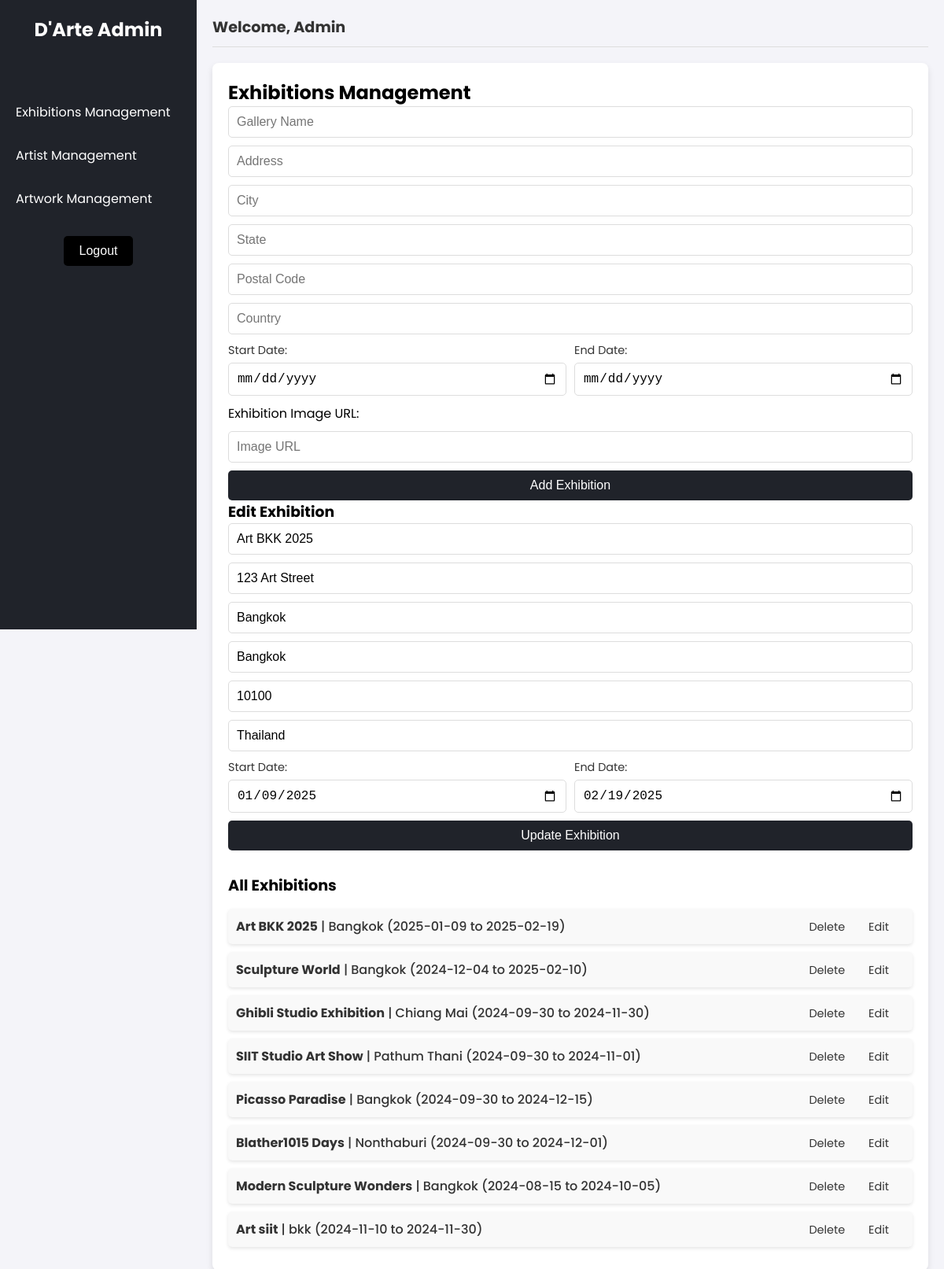
Screenshot of /profile/admin/admin.php?edit_exhibition_id=1 with the database file from the repository.
### tables this page shows
CREATE TABLE `Exhibition` (
  `exhibition_id` int NOT NULL,
  `gallery_name` varchar(100) DEFAULT NULL,
  `address` varchar(255) DEFAULT NULL,
  `city` varchar(50) DEFAULT NULL,
  `state` varchar(50) DEFAULT NULL,
  `postal_code` varchar(20) DEFAULT NULL,
  `country` varchar(50) DEFAULT NULL,
  `e_start_date` date DEFAULT NULL,
  `e_end_date` date DEFAULT NULL,
  `admin_id` int NOT NULL,
  `exhibition_image` varchar(255) DEFAULT NULL
);

### profile/admin/admin.php (the view, shortened to what this page needs)
<?php
include '../../connect.php';
$edit_exhibition = null;
if (isset($_GET['edit_exhibition_id'])) {
    $edit_id = $_GET['edit_exhibition_id'];
    $stmt = $pdo->prepare("CALL read_exhibition(?)");
    $stmt->execute([$edit_id]);
    $edit_exhibition = $stmt->fetch(PDO::FETCH_ASSOC);
}
?>
<!DOCTYPE html>
<html lang="en">
<head>
    <link rel="stylesheet" href="admin.css">
    <link href="https://cdnjs.cloudflare.com/ajax/libs/font-awesome/6.2.1/css/all.min.css" rel="stylesheet">
</head>
<body>
    <aside class="sidebar">
        <div class="logo">
            <h2>D'Arte Admin</h2>
        </div>
        <nav class="nav-menu">
            <a href="#exhibitions-management" onclick="showSection('exhibitions-management')">Exhibitions Management</a>
            <a href="#artist-management" onclick="showSection('artist-management')">Artist Management</a>
            <a href="#artwork-management" onclick="showSection('artwork-management')">Artwork Management</a>
            <div class="au-logout-container">
                <form action="../../login/logout.php" method="POST">
                    <button type="submit" class="btn">Logout</button>
                </form>
            </div>
        </nav>
    </aside>
    <main class="main-content">
        <header class="main-header">
            <h2>Welcome, Admin</h2>
        </header>
        <section id="exhibitions-management" class="content-section">
            <h2>Exhibitions Management</h2>
            <form action="admin.php" method="post" class="form-grid">
                <input type="text" name="gallery_name" placeholder="Gallery Name" required>
                <input type="text" name="address" placeholder="Address" required>
                <input type="text" name="city" placeholder="City" required>
                <input type="text" name="state" placeholder="State" required>
                <input type="text" name="postal_code" placeholder="Postal Code" required>
                <input type="text" name="country" placeholder="Country" required>
                <div class="date-group">
                    <label for="e_start_date">Start Date:</label>
                    <input type="date" id="e_start_date" name="e_start_date" required>
                </div>
                <div class="date-group">
                    <label for="e_end_date">End Date:</label>
                    <input type="date" id="e_end_date" name="e_end_date" required>
                </div>
                <label for="exhibition_image">Exhibition Image URL:</label>
                <input type="text" id="exhibition_image" name="exhibition_image" placeholder="Image URL" required>
                <button type="submit" name="add_exhibition">Add Exhibition</button>
            </form>
            <?php if ($edit_exhibition): ?>
                <div class="edit-exhibition">
                    <h3>Edit Exhibition</h3>
                    <form action="admin.php" method="post" class="form-grid">
                        <input type="text" name="gallery_name" placeholder="Gallery Name" value="<?= htmlspecialchars($edit_exhibition['gallery_name']) ?>" required>
                        <input type="text" name="address" placeholder="Address" value="<?= htmlspecialchars($edit_exhibition['address']) ?>" required>
                        <input type="text" name="city" placeholder="City" value="<?= htmlspecialchars($edit_exhibition['city']) ?>" required>
                        <input type="text" name="state" placeholder="State" value="<?= htmlspecialchars($edit_exhibition['state']) ?>" required>
                        <input type="text" name="postal_code" placeholder="Postal Code" value="<?= htmlspecialchars($edit_exhibition['postal_code']) ?>" required>
                        <input type="text" name="country" placeholder="Country" value="<?= htmlspecialchars($edit_exhibition['country']) ?>" required>
                        <div class="date-group">
                            <label for="e_start_date">Start Date:</label>
                            <input type="date" id="e_start_date" name="e_start_date" value="<?= $edit_exhibition['e_start_date'] ?>" required>
                        </div>
                        <div class="date-group">
                            <label for="e_end_date">End Date:</label>
                            <input type="date" id="e_end_date" name="e_end_date" value="<?= $edit_exhibition['e_end_date'] ?>" required>
                        </div>
                        <button type="submit" name="update_exhibition">Update Exhibition</button>
                    </form>
                </div>
            <?php endif; ?>
            <div class="exhibitions-list">
                <h3>All Exhibitions</h3>
                <ul>
                    <?php
                    $result = $pdo->query("SELECT * FROM Exhibition");
                    while ($row = $result->fetch(PDO::FETCH_ASSOC)) {
                        echo "<li>";
                        echo "<span><strong>{$row['gallery_name']}</strong> | {$row['city']} ({$row['e_start_date']} to {$row['e_end_date']})</span>";
                        echo "<div class='actions'>";
                        echo "<a href='admin.php?delete_exhibition_id={$row['exhibition_id']}' class='delete-btn' onclick=\"return confirm('Are you sure you want to delete this exhibition?')\">Delete</a>";
                        echo "<a href='admin.php?edit_exhibition_id={$row['exhibition_id']}' class='edit-btn'>Edit</a>";
                        echo "</div>";
                        echo "</li>";
                    }
                    ?>
                </ul>
            </div>
        </section>
    </main>
</body>
</html>

### profile/admin/admin.css (style rules this page uses)
* { margin: 0; padding: 0; box-sizing: border-box; }
body { font-family: 'Poppins', sans-serif; background-color: #f4f4f9; display: flex; }
.sidebar { width: 250px; height: 100vh; background-color: #20232a; color: #ffffff; display: flex; flex-direction: column; align-items: center; padding-top: 20px; position: fixed; left: 0; top: 0; }
.sidebar .logo h2 { font-size: 1.5rem; color: #ffffff; margin-bottom: 40px; }
.nav-menu { width: 100%; display: flex; flex-direction: column; padding-top: 20px; }
.nav-menu a { color: #ffffff; text-decoration: none; padding: 15px 20px; font-size: 1rem; width: 100%; text-align: left; transition: background-color 0.3s ease; }
.main-content { margin-left: 250px; padding: 20px; width: calc(100% - 250px); }
.main-header { margin-bottom: 20px; border-bottom: 1px solid #ddd; padding-bottom: 10px; }
.main-header h2 { font-size: 1.2rem; color: #333; }
.content-section { padding: 20px; background-color: #ffffff; border-radius: 8px; box-shadow: 0 4px 8px rgba(0, 0, 0, 0.1); margin-bottom: 20px; }
.exhibitions-list { margin-top: 30px; }
.exhibitions-list h3 { font-size: 1.2rem; font-weight: bold; margin-bottom: 15px; }
.exhibitions-list ul { list-style: none; padding: 0; margin: 0; }
.exhibitions-list ul li { display: flex; justify-content: space-between; align-items: center; padding: 10px; background-color: #f9f9f9; margin-bottom: 10px; border-radius: 5px; box-shadow: 0 2px 4px rgba(0, 0, 0, 0.1); }
.exhibitions-list ul li span { font-size: 1rem; font-weight: 500; color: #333; }
.actions a { margin-right: 10px; color: #333; text-decoration: none; font-size: 0.9rem; padding: 5px 10px; border-radius: 4px; }
.form-grid { display: grid; grid-template-columns: repeat(4, 1fr); gap: 10px; align-items: center; }
.form-grid input, .form-grid button { grid-column: span 4; padding: 10px; font-size: 1rem; border: 1px solid #ddd; border-radius: 5px; }
.date-group { display: flex; flex-direction: column; grid-column: span 2; }
.date-group label { margin-bottom: 5px; font-size: 0.9rem; color: #333; }
.form-grid button { grid-column: span 4; background-color: #20232a; color: #ffffff; border: none; padding: 10px; font-size: 1rem; cursor: pointer; text-align: center; }
.btn { background-color: #000; color: #fff; padding: 10px 20px; border: none; border-radius: 5px; font-size: 1em; cursor: pointer; transition: background-color 0.3s, transform 0.2s; }
.au-logout-container { margin-top: 20px; text-align: center; }

### rows the page displays
exhibition: gallery_name "Art BKK 2025", address "123 Art Street", city "Bangkok", state "Bangkok", postal_code "10100", country "Thailand", e_start_date "01/09/2025", e_end_date "02/19/2025", e_start_date "2025-01-09", e_end_date "2025-02-19"
exhibition: gallery_name "Sculpture World", city "Bangkok", e_start_date "2024-12-04", e_end_date "2025-02-10"
exhibition: gallery_name "Ghibli Studio Exhibition", city "Chiang Mai", e_start_date "2024-09-30", e_end_date "2024-11-30"
exhibition: gallery_name "SIIT Studio Art Show", city "Pathum Thani", e_start_date "2024-09-30", e_end_date "2024-11-01"
exhibition: gallery_name "Picasso Paradise", city "Bangkok", e_start_date "2024-09-30", e_end_date "2024-12-15"
exhibition: gallery_name "Blather1015 Days", city "Nonthaburi", e_start_date "2024-09-30", e_end_date "2024-12-01"
exhibition: gallery_name "Modern Sculpture Wonders", city "Bangkok", e_start_date "2024-08-15", e_end_date "2024-10-05"
exhibition: gallery_name "Art siit", city "bkk", e_start_date "2024-11-10", e_end_date "2024-11-30"
